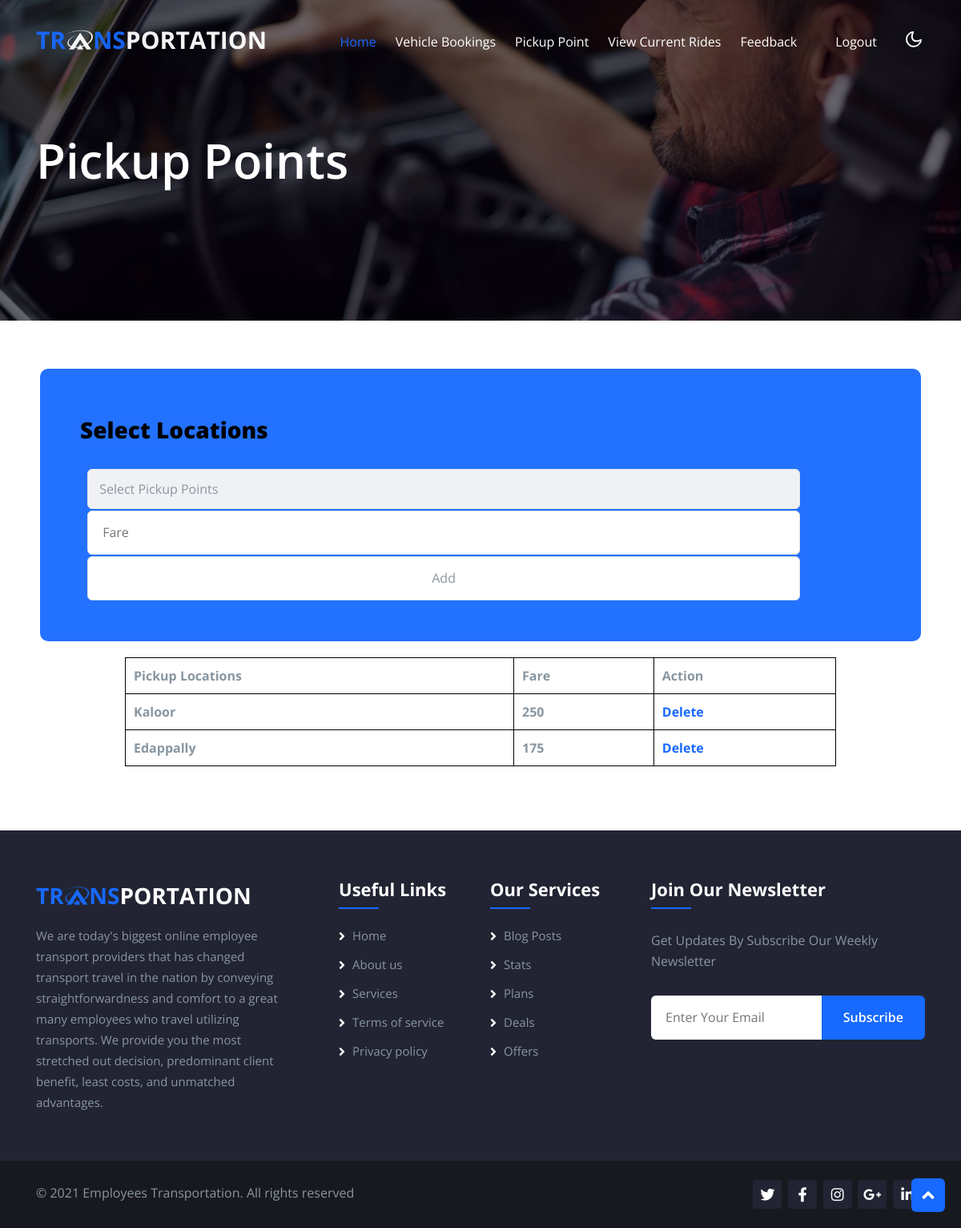
Page /addPickUppoints.php (signed in) on the committed database.
### tables this page shows
CREATE TABLE `driver_points` (
  `dp_id` int(11) NOT NULL,
  `driv_id` int(11) NOT NULL,
  `pp_id` int(11) NOT NULL,
  `rate` bigint(20) NOT NULL
);

CREATE TABLE `pickup_points` (
  `pp_id` int(11) NOT NULL,
  `ppoints` varchar(50) NOT NULL
);

### addPickUppoints.php (the view, shortened to what this page needs)
<?php
include "driverHeader.php";
include "connection.php";
$id = $_SESSION['id'];
$qryPoi = "SELECT * FROM `driver_points` dp, `pickup_points` pp WHERE dp.`driv_id`='$id' AND dp.`pp_id`=pp.`pp_id`";
$resultPoi = mysqli_query($conn, $qryPoi);
?>
<div class="w3l-main-slider position-relative" id="home">
    <div class="w3l-bannerhny-content">
        <div class="container">
            <div class="w3l-bannerhny-info">
                <h3 class="mb-md-5 mb-2">Pickup Points</h3>
            </div>
        </div>
    </div>
</div>
<section id="contact" class="contact">
    <div class="container">
        <div id="log">
            <form method="POST">
                <h3 style="margin:10px 30px 30px 0px; color:#000; font-weight: 900;">Select Locations</h3>
                <table style="width:900px;">
                    <tr>
                        <td></td>
                        <td><select name="loc" id="" required>
                                <option value="" selected disabled>Select Pickup Points</option>
                            </select></td>
                    </tr>
                    <tr>
                        <td></td>
                        <td><input type="number" class="" name="rate" placeholder="Fare" required=""></td>
                    </tr>
                    <tr>
                        <td></td>
                        <td><input type="submit" class="btn btn-warning" name="submit" value="Add" required=""></td>
                    </tr>
                </table>
            </form>
        </div>
        <table style="border: 1px solid #000; margin:20px auto; width:80%">
            <tr>
                <th style="border: 1px solid #000; padding:10px">Pickup Locations</th>
                <th style="border: 1px solid #000; padding:10px">Fare</th>
                <th style="border: 1px solid #000; padding:10px">Action</th>
            </tr>
            <?php
            while ($rowPoi = mysqli_fetch_array($resultPoi)) {
                echo "<tr>
                    <th style='border: 1px solid #000; padding:10px'>$rowPoi[ppoints]</th>
                    <th style='border: 1px solid #000; padding:10px'>$rowPoi[rate]</th>
                    <th style='border: 1px solid #000; padding:10px'><a href='driverDeletePickLoc.php?id=$rowPoi[dp_id]'>Delete</a></th>
                </tr>";
            }
            ?>
        </table>
    </div>
</section>
<?php
include "baseFooter.php";
?>

### addPickUppoints.php (style rules this page uses)
#log { background-color: #2371ff; margin: auto; padding: 50px; color: white; width: 1100px; border-radius: 10px; }

### rows in the picture
driver_points: pp.ppoints "Kaloor", rate "250"
driver_points: pp.ppoints "Edappally", rate "175"
